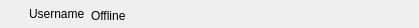
<?xml version="1.0" encoding="UTF-8"?>
<ui version="4.0">
 <class>ItemPeer</class>
 <widget class="QWidget" name="ItemPeer">
  <property name="geometry">
   <rect>
    <x>0</x>
    <y>0</y>
    <width>419</width>
    <height>28</height>
   </rect>
  </property>
  <property name="sizePolicy">
   <sizepolicy hsizetype="MinimumExpanding" vsizetype="Fixed">
    <horstretch>0</horstretch>
    <verstretch>0</verstretch>
   </sizepolicy>
  </property>
  <property name="minimumSize">
   <size>
    <width>0</width>
    <height>0</height>
   </size>
  </property>
  <property name="windowTitle">
   <string>Form</string>
  </property>
  <property name="styleSheet">
   <string notr="true"/>
  </property>
  <layout class="QVBoxLayout" name="verticalLayout">
   <property name="spacing">
    <number>0</number>
   </property>
   <property name="leftMargin">
    <number>9</number>
   </property>
   <property name="topMargin">
    <number>3</number>
   </property>
   <property name="rightMargin">
    <number>9</number>
   </property>
   <property name="bottomMargin">
    <number>3</number>
   </property>
   <item>
    <layout class="QHBoxLayout" name="horizontalLayout">
     <property name="spacing">
      <number>6</number>
     </property>
     <item>
      <widget class="QLabel" name="imageStatus">
       <property name="sizePolicy">
        <sizepolicy hsizetype="Fixed" vsizetype="Fixed">
         <horstretch>0</horstretch>
         <verstretch>0</verstretch>
        </sizepolicy>
       </property>
       <property name="minimumSize">
        <size>
         <width>14</width>
         <height>16</height>
        </size>
       </property>
       <property name="styleSheet">
        <string notr="true">background: bottom url(:/MainForm/C:/Users/Stan/Desktop/dot-grey.png) no-repeat;
background-color: transparent;</string>
       </property>
       <property name="text">
        <string/>
       </property>
       <property name="alignment">
        <set>Qt::AlignLeading|Qt::AlignLeft|Qt::AlignVCenter</set>
       </property>
      </widget>
     </item>
     <item>
      <widget class="QLabel" name="labelUser">
       <property name="sizePolicy">
        <sizepolicy hsizetype="Minimum" vsizetype="Ignored">
         <horstretch>0</horstretch>
         <verstretch>0</verstretch>
        </sizepolicy>
       </property>
       <property name="styleSheet">
        <string notr="true"/>
       </property>
       <property name="lineWidth">
        <number>0</number>
       </property>
       <property name="text">
        <string>Username</string>
       </property>
       <property name="scaledContents">
        <bool>false</bool>
       </property>
       <property name="alignment">
        <set>Qt::AlignLeading|Qt::AlignLeft|Qt::AlignVCenter</set>
       </property>
       <property name="indent">
        <number>-5</number>
       </property>
      </widget>
     </item>
     <item>
      <widget class="QLabel" name="labelStatus">
       <property name="sizePolicy">
        <sizepolicy hsizetype="Fixed" vsizetype="Fixed">
         <horstretch>0</horstretch>
         <verstretch>0</verstretch>
        </sizepolicy>
       </property>
       <property name="minimumSize">
        <size>
         <width>0</width>
         <height>18</height>
        </size>
       </property>
       <property name="styleSheet">
        <string notr="true"/>
       </property>
       <property name="text">
        <string>Offline</string>
       </property>
       <property name="alignment">
        <set>Qt::AlignBottom|Qt::AlignLeading|Qt::AlignLeft</set>
       </property>
      </widget>
     </item>
     <item>
      <spacer name="horizontalSpacer_3">
       <property name="orientation">
        <enum>Qt::Horizontal</enum>
       </property>
       <property name="sizeHint" stdset="0">
        <size>
         <width>40</width>
         <height>20</height>
        </size>
       </property>
      </spacer>
     </item>
    </layout>
   </item>
  </layout>
 </widget>
 <resources>
  <include location="mainform.qrc"/>
 </resources>
 <connections/>
</ui>
